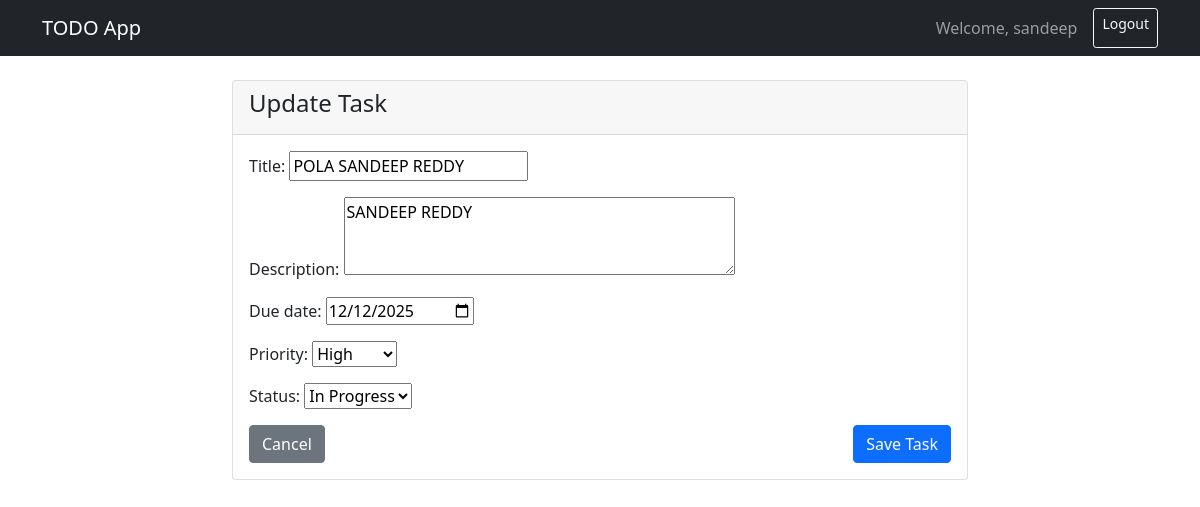
The app's page /update/3/ (signed in) with its own data.
### todo/models.py (models this page shows, shortened)
class Task(models.Model):
    PRIORITY_CHOICES = [
        ('L', 'Low'),
        ('M', 'Medium'),
        ('H', 'High'),
    ]
    STATUS_CHOICES = [
        ('P', 'Pending'),
        ('IP', 'In Progress'),
        ('C', 'Completed'),
    ]
    user = models.ForeignKey(User, on_delete=models.CASCADE, related_name='tasks')
    title = models.CharField(max_length=200)
    description = models.TextField(blank=True, null=True)
    created = models.DateTimeField(auto_now_add=True)
    updated = models.DateTimeField(auto_now=True)
    due_date = models.DateField(blank=True, null=True)
    priority = models.CharField(max_length=1, choices=PRIORITY_CHOICES, default='M')
    status = models.CharField(max_length=2, choices=STATUS_CHOICES, default='P')
    completed = models.BooleanField(default=False)
    completed_at = models.DateTimeField(blank=True, null=True)
    class Meta:
        ordering = ['-created']

### todo/views.py (the view)
# urls.py: path('update/<int:pk>/', views.task_update, name='task-update'),
@login_required
def task_update(request, pk):
    task = get_object_or_404(Task, pk=pk, user=request.user)
    if request.method == 'POST':
        form = TaskForm(request.POST, instance=task)
        if form.is_valid():
            form.save()
            messages.success(request, 'Task updated successfully!')
            return redirect('task-list')
    else:
        form = TaskForm(instance=task)
    return render(request, 'todo/task_form.html', {'form': form, 'title': 'Update Task'})

### todo/forms.py (shortened to what this page needs)
class TaskForm(forms.ModelForm):
    class Meta:
        model = Task
        fields = ['title', 'description', 'due_date', 'priority', 'status']
        widgets = {
            'due_date': forms.DateInput(attrs={'type': 'date'}),
            'description': forms.Textarea(attrs={'rows': 3}),
        }

### todo/templates/todo/task_form.html (shortened to what this page needs)
{% extends 'todo/base.html' %}
{% block content %}
<div class="row justify-content-center">
    <div class="col-md-8">
        <div class="card">
            <div class="card-header">
                <h4>{{ title }}</h4>
            </div>
            <div class="card-body">
                <form method="POST">
                    {% for field in form %}
                        <div class="mb-3">
                            {{ field.label_tag }}
                            {{ field }}
                        </div>
                    {% endfor %}
                    <div class="d-flex justify-content-between">
                        <a href="{% url 'task-list' %}" class="btn btn-secondary">Cancel</a>
                        <button type="submit" class="btn btn-primary">Save Task</button>
                    </div>
                </form>
            </div>
        </div>
    </div>
</div>
{% endblock %}

### todo/templates/todo/base.html (shortened to what this page needs)
<!DOCTYPE html>
<html lang="en">
<head>
    <link href="https://cdn.jsdelivr.net/npm/bootstrap@5.1.3/dist/css/bootstrap.min.css" rel="stylesheet">
</head>
<body>
    <nav class="navbar navbar-expand-lg navbar-dark bg-dark">
        <div class="container">
            <a class="navbar-brand" href="{% url 'task-list' %}">TODO App</a>
            {% if user.is_authenticated %}
            <div class="navbar-nav ms-auto">
                <span class="navbar-text me-3">Welcome, {{ user.username }}</span>
                <a class="btn btn-outline-light btn-sm" href="{% url 'logout' %}">Logout</a>
            </div>
            {% endif %}
        </div>
    </nav>
    <div class="container mt-4">
        {% block content %}{% endblock %}
    </div>
</body>
</html>

### records on screen
Task: form "POLA SANDEEP REDDY" "SANDEEP REDDY" "12/12/2025" "High" "In Progress"

### other values on screen
{{ user.username }} "sandeep"
{{ title }} "Update Task"
{{ field.label_tag }} "Title:" "Description:" "Due date:" "Priority:" "Status:"
